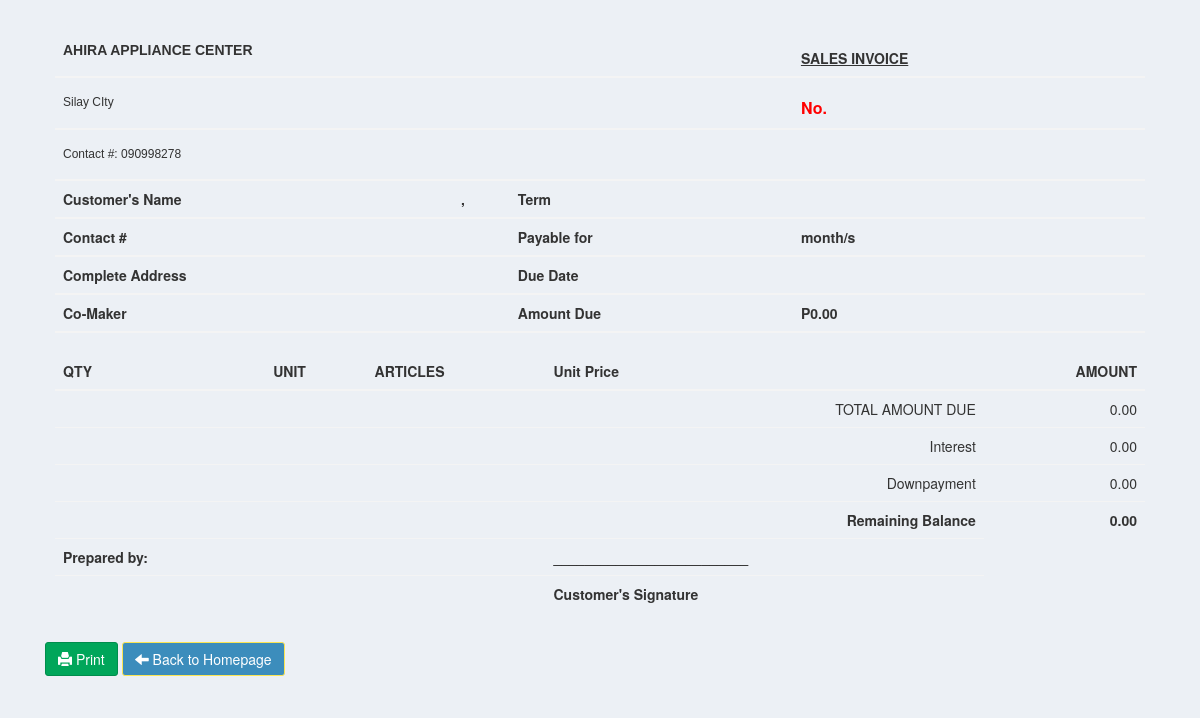
The page /pages/receipt1.php (signed in) on the database as committed earlier.
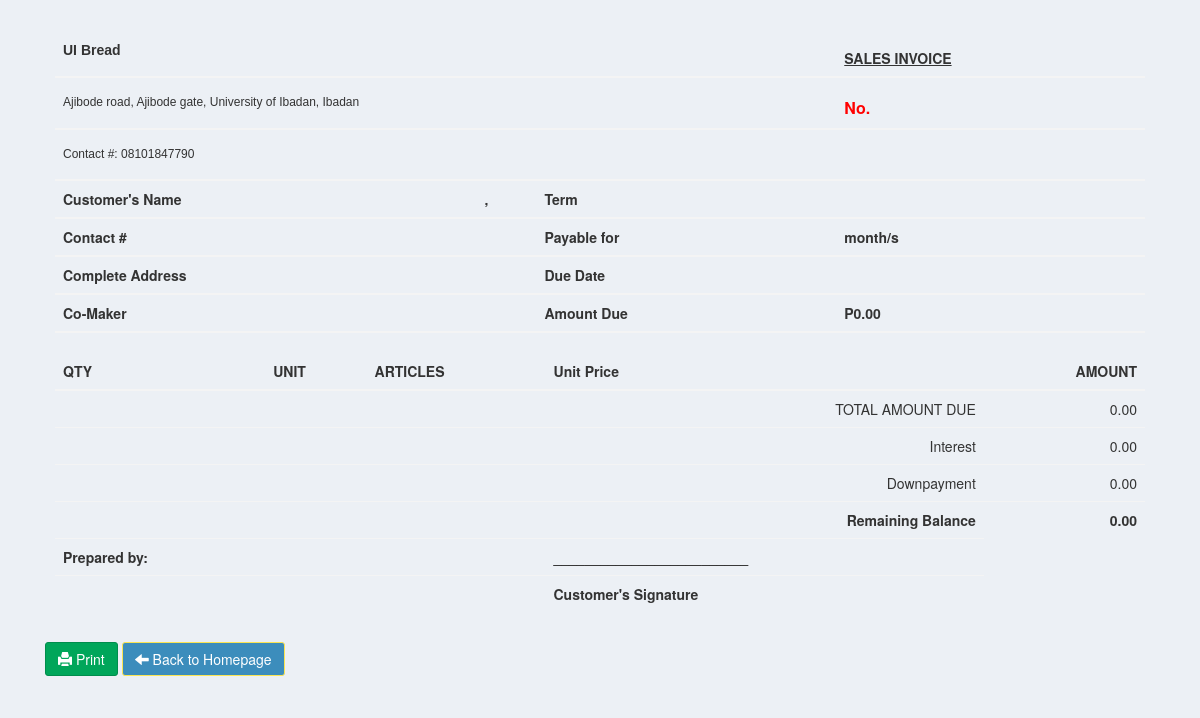
The same page on the database as committed later.
### tables this page shows
CREATE TABLE IF NOT EXISTS `branch` (
  `branch_id` int(11) NOT NULL AUTO_INCREMENT,
  `branch_name` varchar(50) NOT NULL,
  `branch_address` varchar(100) NOT NULL,
  `branch_contact` varchar(50) NOT NULL,
  `skin` varchar(15) NOT NULL,
  `pic` text NOT NULL,
  PRIMARY KEY (`branch_id`)
);

### pages/receipt1.php (the view, shortened to what the changed rows need)
<!DOCTYPE html>
<html>
  <head>
    <link rel="stylesheet" href="../bootstrap/css/bootstrap.min.css">
    <link rel="stylesheet" href="../plugins/datatables/dataTables.bootstrap.css">
    <link rel="stylesheet" href="../dist/css/AdminLTE.min.css">
    <link rel="stylesheet" href="../plugins/select2/select2.min.css">
    <link rel="stylesheet" href="../dist/css/skins/_all-skins.min.css">
 </head>
  <body class="hold-transition skin-blue layout-top-nav">
    <div class="wrapper">
      <div class="content-wrapper">
        <div class="container">
          <section class="content">
            <div class="row">
	      <div class="col-md-12">
              <div class="">
                <div class="box-body">
                  <form method="post" action="">
<?php
include('../dist/includes/dbcon.php');
$branch=$_SESSION['branch'];
    $query=mysqli_query($con,"select * from branch where branch_id='$branch'")or die(mysqli_error());
        $rowb=mysqli_fetch_array($query);
?>
<?php
    $sid=$_SESSION['sid'];
    $query=mysqli_query($con,"select * from sales natural join customer natural join term where sales.sales_id='$sid'")or die(mysqli_error($con));
        $row=mysqli_fetch_array($query);
        $last=$row['cust_last'];
        $first=$row['cust_first'];
        $address=$row['cust_address'];
        $contact=$row['cust_contact'];
        $user_id=$row['user_id'];
         $query1=mysqli_query($con,"select * from payment where sales_id='$sid' order by payment_id desc LIMIT 0,1")or die(mysqli_error($con));
        $row1=mysqli_fetch_array($query1);
?>
           <table class="table">
                    <thead>
                      <tr>
                        <th colspan="3"><h5><b><?php echo $rowb['branch_name'];?></b></h5></th>
                        <th><b><u>SALES INVOICE</u></b></th>
                      </tr>
                      <tr>
                        <th colspan="3"><h6><?php echo $rowb['branch_address'];?></h6></th>
                        <th><span style="font-size: 16px;color: red">No. <?php echo $row1['or_no'];?></span></th>
                      </tr>
                      <tr>
                        <th colspan="3"><h6>Contact #: <?php echo $rowb['branch_contact'];?></h6></th>
                        <th></th>
                      </tr>
                    </thead>
                    <thead>
                      <tr>
                        <th>Customer's Name</th>
                        <th><?php echo $last.", ".$first;?></th>
                        <th>Term</th>
                        <th><?php echo $row['term'];?> </th>
                      </tr>
                      <tr>
                        <th>Contact #</th>
                        <th><?php echo $contact;?></th>
                        <th>Payable for</th>
                        <th><?php echo $row['payable_for'];?> month/s</th>
                      </tr>
                      <tr>
                        <th>Complete Address</th>
                        <th><?php echo $address;?></th>
                        <th>Due Date</th>
                        <th><?php echo $row['due_date'];?></th>
                      </tr>
                      <tr>
                        <th>Co-Maker</th>
                        <th><?php echo $row['comaker'];?></th>
                        <th>Amount Due</th>
                        <th>P<?php echo number_format($row['due'],2);?></th>
                      </tr>
                    </thead>
                  </table>
                  <table class="table">
                    <thead>
                      <tr>
                        <th>QTY</th>
                        <th>UNIT</th>
                        <th>ARTICLES</th>
            						<th>Unit Price</th>
            						<th class="text-right">AMOUNT</th>
                      </tr>
                    </thead>
                    <tbody>
                      <tr>
                        <th>Prepared by: </th>
                        <th>_________________________</th>
                      </tr>
<?php
$query2=mysqli_query($con,"select * from user where user_id='$user_id'")or die(mysqli_error($con));
    $row2=mysqli_fetch_array($query2);
?>
                      <tr>
                        <th><?php echo $row2['name'];?> </th>
                        <th>Customer's Signature</th>
                      </tr>
                    </tbody>
                  </table>
                </div>
				</div>
                </div>
              </div>
            </div>
          </div>
        </div>
  </body>
</html>

Rows that differ between the two databases and show on the page:
changed branch: branch_name "AHIRA APPLIANCE CENTER" → "UI Bread"; branch_address "Silay CIty" → "Ajibode road, Ajibode gate, University of Ibadan, Ibadan"; branch_contact "090998278" → "08101847790"
